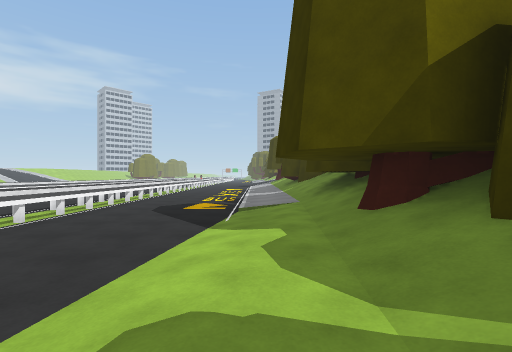
[1] (above)

16 first-person views from a walk through a scene from a Unity 3-D project. The camera is 1.3 m above the floor, looks level and sees 85° across. The floor is counted in squares, 2 m on a side. Each view is taken from the middle of a square. On the plan, view 1 faces up. The plan holds only what a view shows up to about 9 squares ahead; the rest is blank. The place goes on beyond the plan.

[2]
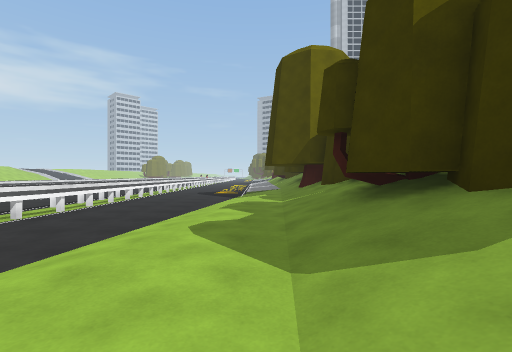

[3]
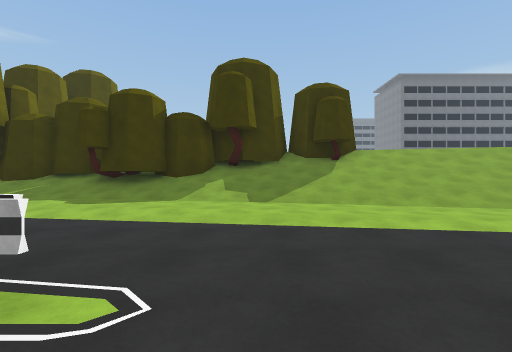

[4]
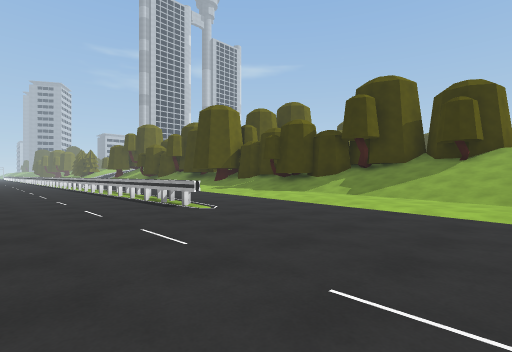

[5]
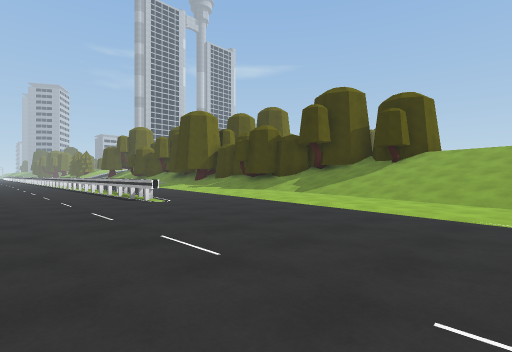

[6]
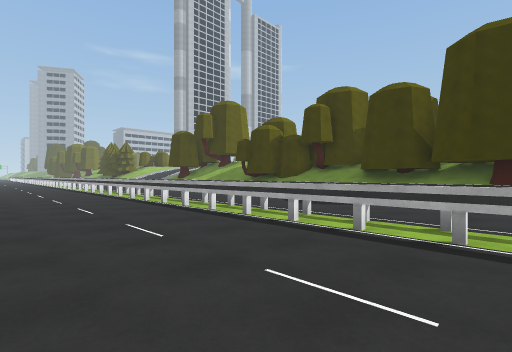

[7]
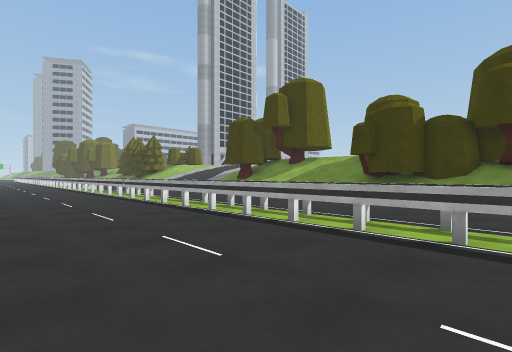

[8]
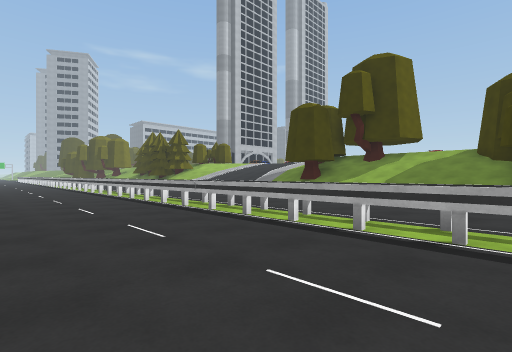

[9]
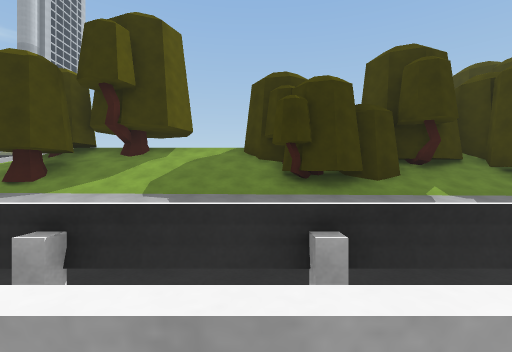

[10]
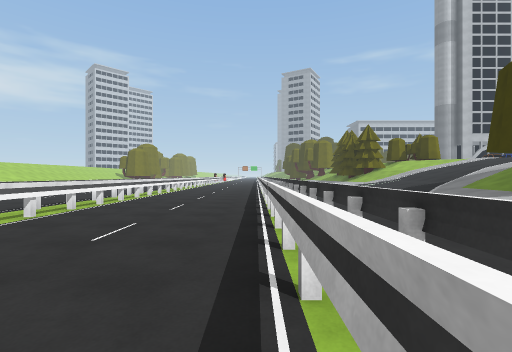

[11]
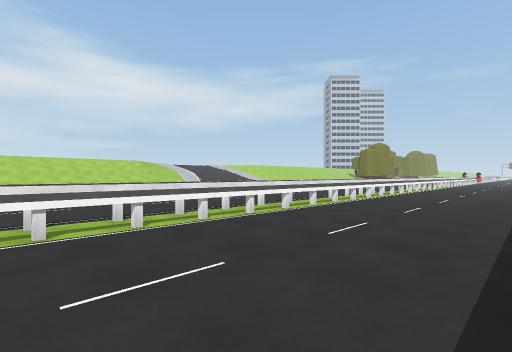

[12]
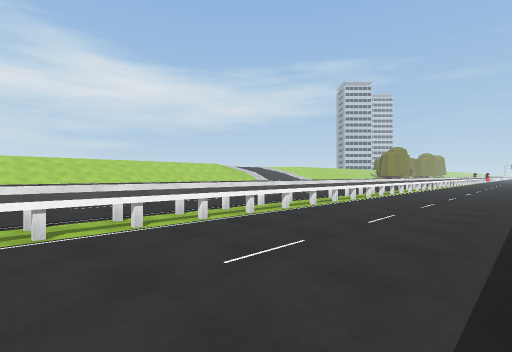

[13]
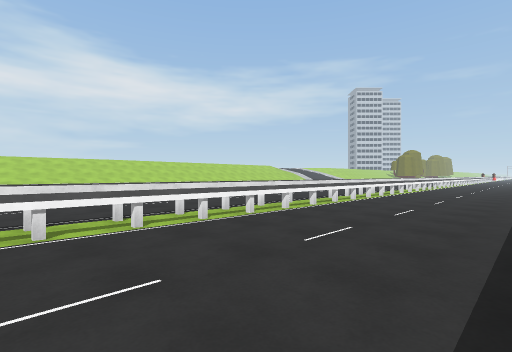

[14]
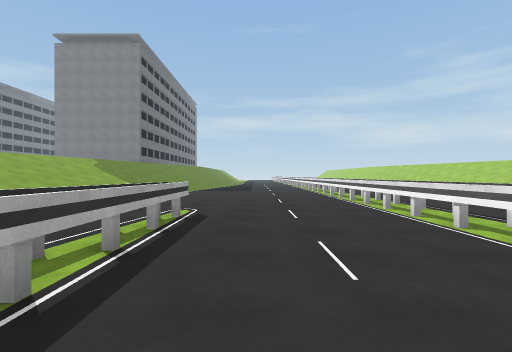

[15]
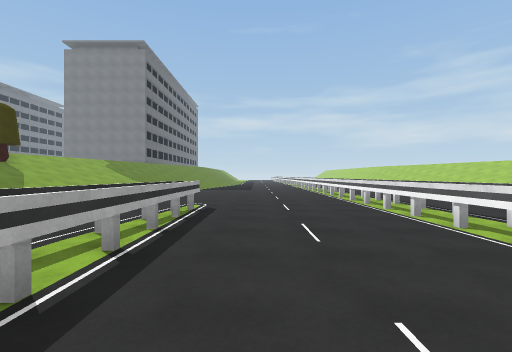

[16]
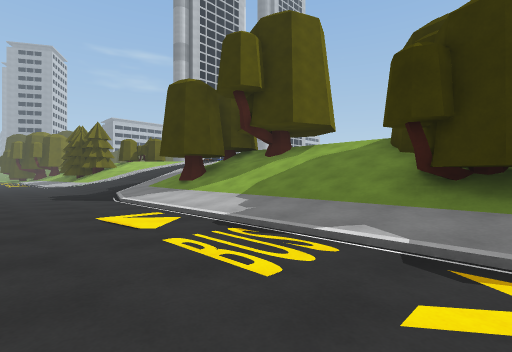

### Floor plan
Key: @ floor where view 1 was taken; # wall or solid block; . main floor; : floor 0.25 m higher than the main floor; + floor 3 m higher than the main floor; / step, stairs or slope; = window, fence, low wall or low ledge; O other object.
Columns run from 10 left of view 1 to 5 right of it. Each row starts with its distance up from view 1.
 22  =...== ../////
 21 .=...==...///OO
 20 .=...==...//#O#
 19 .=...==...//OO#
 18 .=...==...///###
 17 .=....=...////=#
 16 .=....=...////=
 15 .=....=.../////
 14 .=....=...///O#
 13 .=....=...:OOO
 12 .=....=...:O#
 11 .=....=.. //#O
 10 .=....=.. ///#
  9 .=....=...///#
  8 .=....=...///##
  7 .=....=...//OO#
  6 .=....=.../OO
  5 .=....=.../=#
  4 .=....O.../##
  3 .=....O.../###
  2 .=....O...//#O
  1 .=....O..///#
  0   ....O../@/#
 -1  =...=O../:OOO
 -2 .=...#...::/#O
 -3 .=...OO..::/#O
 -4 .=...O...:://#
 -5 .=......////=#
 -6 .=........////
 -7 .=........///O
 -8 .=........///##
 -9   ........////
-10   .......////+
-11   .......////+

Positions as (right, up) in squares from view 1, and headings:
1: (0, 0), facing up
2: (0, -5), facing up
3: (-6, -5), facing right
4: (-8, -9), facing up-right
5: (-8, -11), facing up-right
6: (-8, 3), facing up-right
7: (-8, 9), facing up-right
8: (-8, 13), facing up-right
9: (-5, 14), facing right
10: (-5, 13), facing up
11: (-5, 13), facing up-left
12: (-5, 7), facing up-left
13: (-5, 1), facing up-left
14: (-6, 1), facing down
15: (-6, 2), facing down
16: (-3, 12), facing up-right
